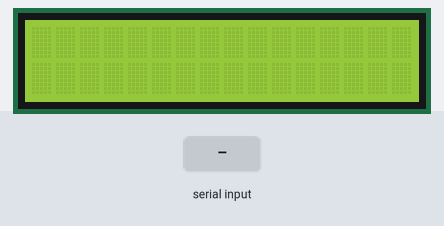
The sketch below on a simulated Arduino Uno, built with avr-gcc and run on an emulated ATmega328P. Shown: 16×2 character LCD. The test bench sets the inputs (shaded band). What the sketch prints to the serial monitor is not drawn.

Above: at 1.2 s.
1.3 s: "#" received over Serial
At 3.6 s:
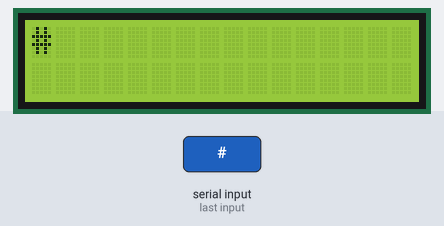
4.3 s: "1" received over Serial
At 6.6 s:
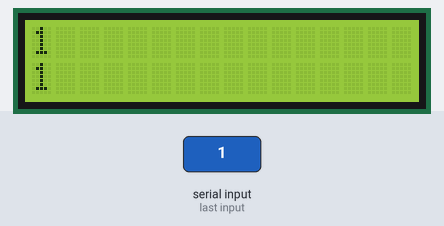
Timing chart, 0 to 8.1 s (numbered marks = the images above; inputs shaded):
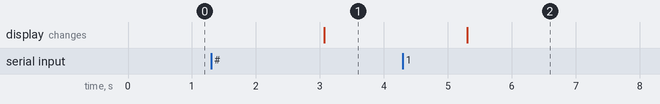

Measured:
- after the input at 1.3 s, the display: changes after 1.8 s (image 1)
- after the input at 4.3 s, the display: changes after 1.0 s (image 2)

The sketch:

WiFi-Weather-Display-Rx.ino
```cpp
// NodeMCU -> Arduino Uno (Rx)
// 시리얼 통신(SoftwareSerial)으로 LCD에 표시할 각종 정보 받아옴
// NodeMCU의 출력 전압이 3v3이어서 LCD 직접 제어가 불가능하고 (전압 증폭을 하면 모를까)
// 3v3 전압을 이용하는 12864 OLed는 호환되지 않는다고 해서,
// 각종 정보 디스플레이 (스위치를 통해 지역별, 강수량/확률, 일교차 정보 표시할 예정) 하기 위한
// 서브 아두이노 : 이 말은, 메인 아두이노를 별도로 두고 서브 방향에서 또 정보를 받아올 예정.
#include <LiquidCrystal_I2C.h>

LiquidCrystal_I2C lcd(0x27, 16, 2); // (address, column, row)
String serialRead;

void setup(){
  Serial.begin(9600);

  lcd.init();
  lcd.backlight();
}

void loop(){
    String read_data;
    read_data = Serial.readString();

    if(read_data.length()){
        int i = read_data.indexOf("$");
        int j = read_data.indexOf("#");
        String temperature = read_data.substring(0, i);
        String weather_info = read_data.substring(i + 1, j);

        Serial.print("Temperature: ");
        Serial.println(temperature);
        Serial.print("Weather Info: ");
        Serial.println(weather_info);

        lcd.clear();
        lcd.setCursor(0, 0);
        lcd.print(temperature);

        lcd.setCursor(0, 1);
        lcd.print(weather_info);
    }

    delay(1000);
}
```
